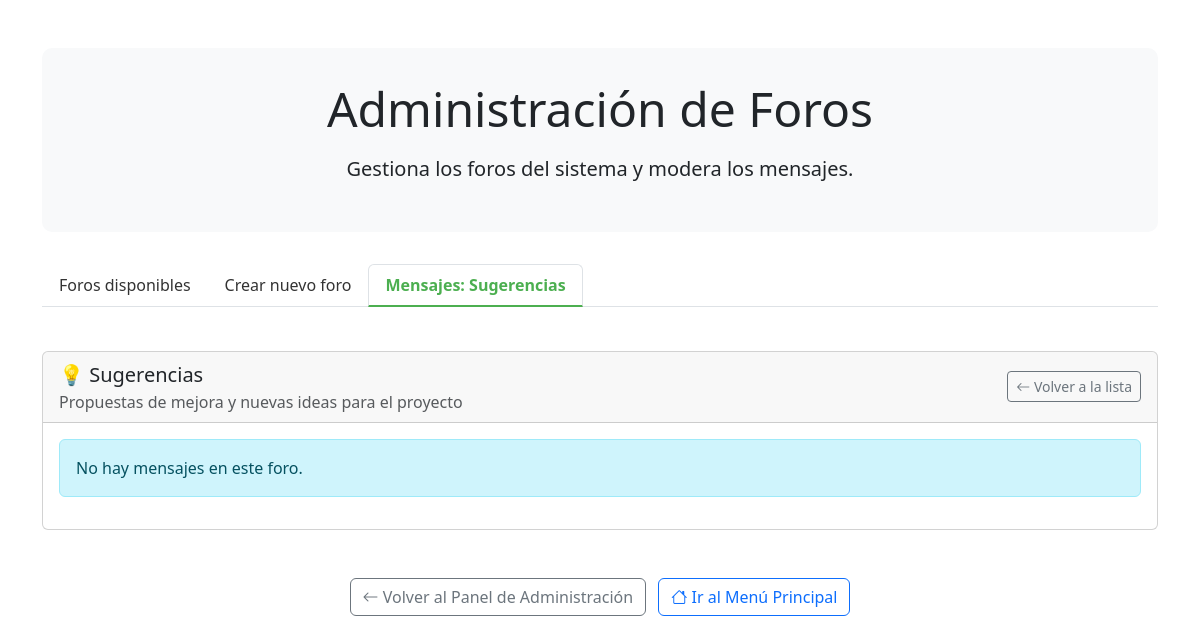
The page /admin_foros.php?ver_foro=sugerencias (signed in) on the database its author committed.
### tables this page shows
CREATE TABLE `foros` (
  `id` varchar(50) NOT NULL,
  `nombre` varchar(100) NOT NULL,
  `descripcion` text NOT NULL,
  `icono` varchar(10) NOT NULL,
  `fecha_creacion` timestamp NULL DEFAULT CURRENT_TIMESTAMP,
  PRIMARY KEY (`id`)
);

### admin_foros.php (the view, shortened to what this page needs)
<?php
require_once 'config/database.php';
try {
    $tableExists = false;
    try {
        $tableExists = true;
    } catch (PDOException $e) {
    }
    if ($tableExists) {
        $stmt = $pdo->query("SELECT * FROM foros ORDER BY nombre");
        $foros = $stmt->fetchAll(PDO::FETCH_ASSOC);
    }
} catch (PDOException $e) {
    $mensaje = "Error al obtener la lista de foros: " . $e->getMessage();
    $tipo_mensaje = "danger";
    $foros = [];
}
$foro_seleccionado = null;
$mensajes_foro = [];
if (isset($_GET['ver_foro'])) {
    $foro_id = $_GET['ver_foro'];
    try {
        $stmt = $pdo->prepare("SELECT * FROM foros WHERE id = ?");
        $stmt->execute([$foro_id]);
        $foro_seleccionado = $stmt->fetch(PDO::FETCH_ASSOC);
        if ($foro_seleccionado) {
            $stmt = $pdo->prepare("SELECT * FROM forum_messages WHERE categoria = ? ORDER BY created_at DESC");
            $stmt->execute([$foro_id]);
            $mensajes_foro = $stmt->fetchAll(PDO::FETCH_ASSOC);
        }
    } catch (PDOException $e) {
        $mensaje = "Error al obtener la información del foro: " . $e->getMessage();
        $tipo_mensaje = "danger";
    }
}
?>
<!DOCTYPE html>
<html lang="es">
<head>
    <link href="https://cdn.jsdelivr.net/npm/bootstrap@5.3.0/dist/css/bootstrap.min.css" rel="stylesheet">
    <link rel="stylesheet" href="https://cdn.jsdelivr.net/npm/bootstrap-icons@1.10.0/font/bootstrap-icons.css">
</head>
<body>
    <div class="container py-5">
        <div class="admin-header text-center">
            <h1 class="display-5 mb-3">Administración de Foros</h1>
            <p class="lead">Gestiona los foros del sistema y modera los mensajes.</p>
        </div>
        <ul class="nav nav-tabs mb-4" id="forosTab" role="tablist">
            <li class="nav-item" role="presentation">
                <button class="nav-link <?php echo !isset($_GET['ver_foro']) ? 'active' : ''; ?>" id="lista-tab" data-bs-toggle="tab" data-bs-target="#listaForos" type="button" role="tab" aria-controls="listaForos" aria-selected="true">
                    Foros disponibles
                </button>
            </li>
            <li class="nav-item" role="presentation">
                <button class="nav-link" id="crear-tab" data-bs-toggle="tab" data-bs-target="#crearForo" type="button" role="tab" aria-controls="crearForo" aria-selected="false">
                    Crear nuevo foro
                </button>
            </li>
            <?php if ($foro_seleccionado): ?>
            <li class="nav-item" role="presentation">
                <button class="nav-link <?php echo isset($_GET['ver_foro']) ? 'active' : ''; ?>" id="mensajes-tab" data-bs-toggle="tab" data-bs-target="#mensajesForo" type="button" role="tab" aria-controls="mensajesForo" aria-selected="false">
                    Mensajes: <?php echo htmlspecialchars($foro_seleccionado['nombre']); ?>
                </button>
            </li>
            <?php endif; ?>
        </ul>
        <div class="tab-content" id="forosTabContent">
            <?php if ($foro_seleccionado): ?>
            <div class="tab-pane fade <?php echo isset($_GET['ver_foro']) ? 'show active' : ''; ?>" id="mensajesForo" role="tabpanel" aria-labelledby="mensajes-tab">
                <div class="card mb-4">
                    <div class="card-header d-flex justify-content-between align-items-center">
                        <div>
                            <span class="fs-5"><?php echo $foro_seleccionado['icono']; ?> <?php echo htmlspecialchars($foro_seleccionado['nombre']); ?></span>
                            <p class="text-muted mb-0"><?php echo htmlspecialchars($foro_seleccionado['descripcion']); ?></p>
                        </div>
                        <a href="admin_foros.php" class="btn btn-outline-secondary btn-sm">
                            <i class="bi bi-arrow-left"></i> Volver a la lista
                        </a>
                    </div>
                    <div class="card-body">
                        <?php if (empty($mensajes_foro)): ?>
                            <div class="alert alert-info">
                                No hay mensajes en este foro.
                            </div>
                        <?php endif; ?>
                    </div>
                </div>
            </div>
            <?php endif; ?>
        </div>
        <div class="text-center mt-5">
            <a href="admin.php" class="btn btn-outline-secondary me-2">
                <i class="bi bi-arrow-left"></i> Volver al Panel de Administración
            </a>
            <a href="principal.php" class="btn btn-outline-primary" onclick="sessionStorage.removeItem('currentSection');">
                <i class="bi bi-house"></i> Ir al Menú Principal
            </a>
        </div>
    </div>
</body>
</html>

### admin_foros.php (style rules this page uses)
.admin-header { background-color: #f8f9fa; border-radius: 10px; padding: 2rem; margin-bottom: 2rem; }
.tab-content { padding-top: 20px; }
.nav-tabs .nav-link.active { border-bottom: 2px solid #4caf50; color: #4caf50; font-weight: bold; }
.nav-tabs .nav-link { color: #333; }

### rows shown on the page
foros: nombre "Sugerencias", icono "💡", descripcion "Propuestas de mejora y nuevas ideas para el proyecto"
